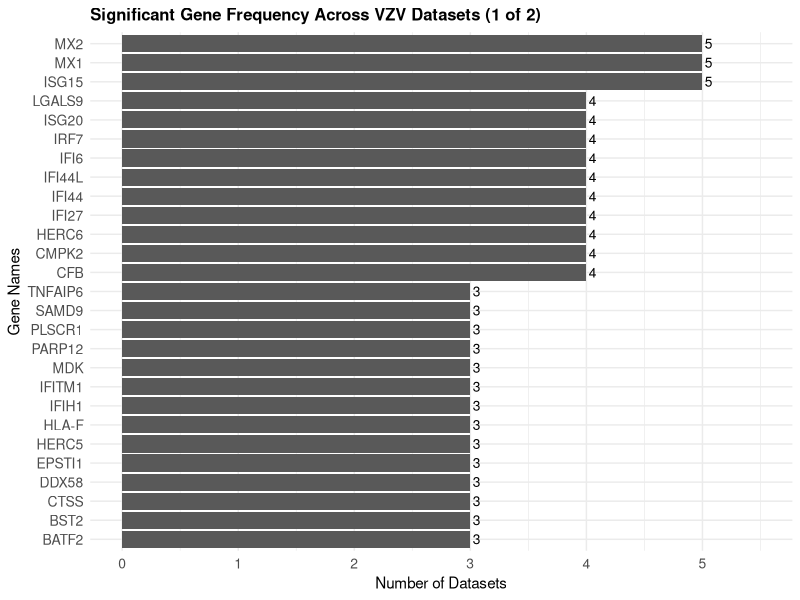
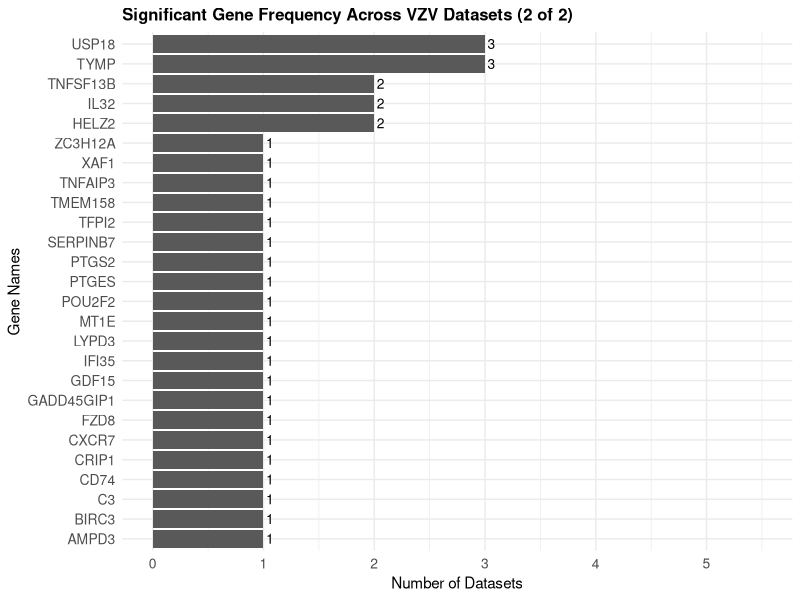
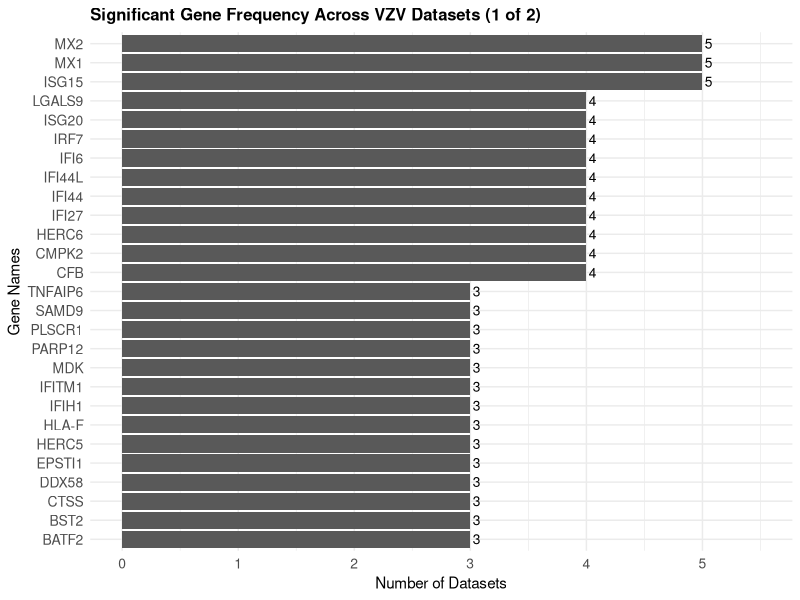
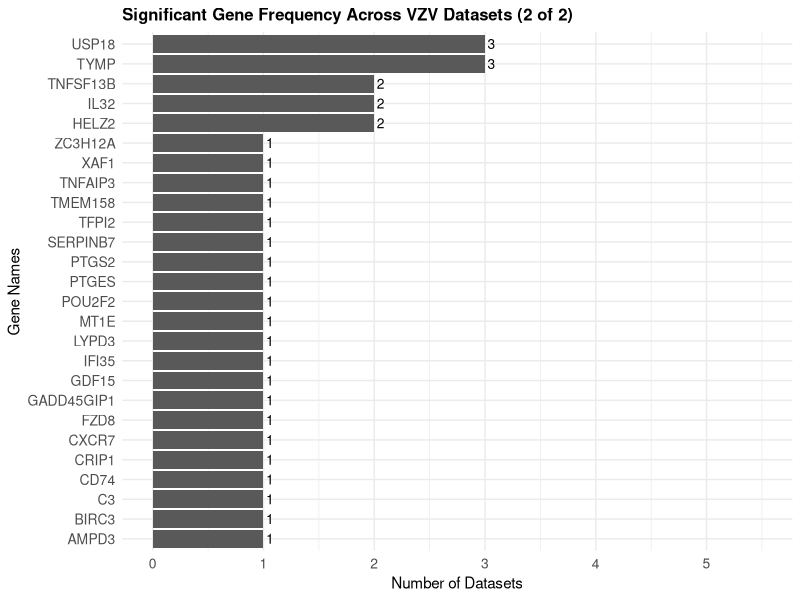

The R source for these figures, in order:
# 05. Gene Visualization

library(ggplot2)
library(dplyr)

# Set working directory
setwd("C:/Users/Admin/Desktop/Bioinformatics")

# Load significant gene frequency results
gene_frequency <- read.csv("results/significant_gene_frequency.csv")

# Sort genes by frequency
gene_frequency <- gene_frequency %>%
  arrange(desc(Strain_Count), Gene)

# Divide genes into two groups
total_genes <- nrow(gene_frequency)
split_point <- ceiling(total_genes / 2)

genes_1 <- gene_frequency %>%
  slice(1:split_point)

genes_2 <- gene_frequency %>%
  slice((split_point + 1):total_genes)

# Create the first graph
plot_1 <- ggplot(
  genes_1,
  aes(
    x = reorder(Gene, Strain_Count),
    y = Strain_Count
  )
) +
  geom_col() +
  geom_text(
    aes(label = Strain_Count),
    hjust = -0.3,
    size = 3.5
  ) +
  coord_flip() +
  labs(
    title = "Significant Gene Frequency Across VZV Datasets (1 of 2)",
    x = "Gene Names",
    y = "Number of Datasets"
  ) +
  scale_y_continuous(
    breaks = 0:5,
    limits = c(0, 5.5)
  ) +
  theme_minimal() +
  theme(
    axis.text.y = element_text(size = 10),
    axis.text.x = element_text(size = 10),
    plot.title = element_text(size = 12, face = "bold")
  )

# Display and save the first graph
print(plot_1)

ggsave(
  "results/gene_frequency_1.png",
  plot = plot_1,
  width = 10,
  height = 9,
  dpi = 300
)

# Create the second graph
plot_2 <- ggplot(
  genes_2,
  aes(
    x = reorder(Gene, Strain_Count),
    y = Strain_Count
  )
) +
  geom_col() +
  geom_text(
    aes(label = Strain_Count),
    hjust = -0.3,
    size = 3.5
  ) +
  coord_flip() +
  labs(
    title = "Significant Gene Frequency Across VZV Datasets (2 of 2)",
    x = "Gene Names",
    y = "Number of Datasets"
  ) +
  scale_y_continuous(
    breaks = 0:5,
    limits = c(0, 5.5)
  ) +
  theme_minimal() +
  theme(
    axis.text.y = element_text(size = 10),
    axis.text.x = element_text(size = 10),
    plot.title = element_text(size = 12, face = "bold")
  )

# Display and save the second graph
print(plot_2)

ggsave(
  "results/gene_frequency_2.png",
  plot = plot_2,
  width = 10,
  height = 9,
  dpi = 300
)

# Display completion summary
cat("\nGENE VISUALIZATION COMPLETED SUCCESSFULLY!\n")
cat("Total significant genes:", total_genes, "\n")
cat("Genes in Graph 1:", nrow(genes_1), "\n")
cat("Genes in Graph 2:", nrow(genes_2), "\n")
